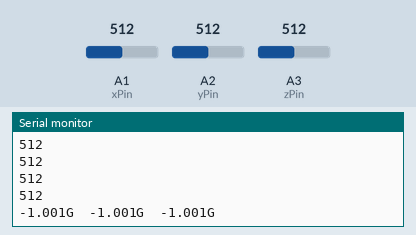
A sketch run on a simulated Arduino Uno, built with avr-gcc and run on an emulated ATmega328P. Parts: the last lines printed to the serial monitor. Inputs (shaded band) come from the test bench; at power-on: A1 (xPin) = 512, A2 (yPin) = 512, A3 (zPin) = 512.

Above: at 1.2 s.
1.3 s: A1 (xPin) set to 716
At 2.2 s:
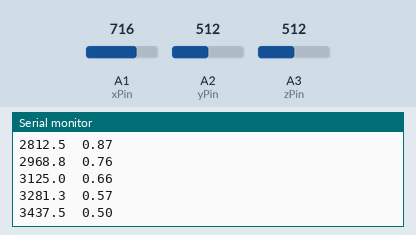
2.8 s: A1 (xPin) set to 900
At 3.7 s:
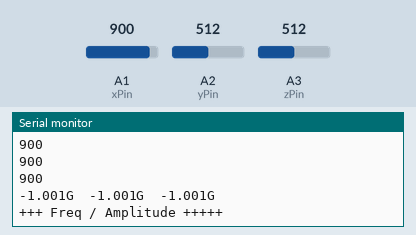
Timing chart, 0 to 4.0 s (numbered marks = the images above; inputs shaded):
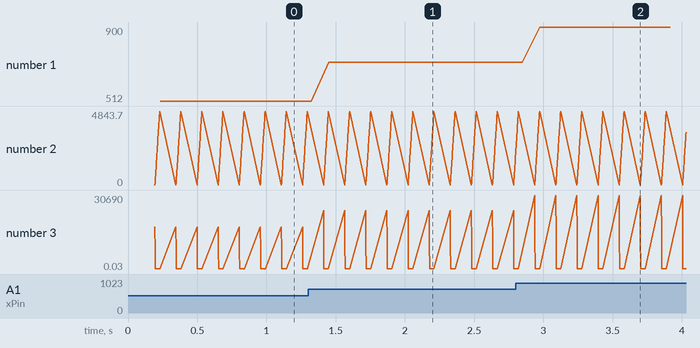

The sketch:

adxl-withFFT-Xonly.ino
```cpp
/* ****************************************************************************
 * Created By: Tauseef Ahmad
 * Create On: 8th January, 2022

 * How To Interface ADXL335 Analog Accelerometer Sensor With Arduino
 * Tutorial: https://youtu.be/HrIBGJep-1o
 *
 *****************************************************************************/
// * YouTube Video: https://www.youtube.com/watch?v=C9efrWYrVVw
// this code is for live reporting, it doesn't log/save data

// add arduino fast fourier transform to measure frequency
#include <arduinoFFT.h>

//--------------------------------------------------------------
#define xPin A1
#define yPin A2
#define zPin A3
//--------------------------------------------------------------
//calibrated minimum and maximum Raw Ranges for each axis
//use calibration.ino file to get these values
// REPLACE LINES 23-30 WITH ACTUAL VALUES NOT ZERO****
//MMMMMMMMMMMMMMMMMMMMMMMMMMMMM
int xMin = 0;
int xMax = 0;
//MMMMMMMMMMMMMMMMMMMMMMMMMMMMM
int yMin = 0;
int yMax = 0;
//MMMMMMMMMMMMMMMMMMMMMMMMMMMMM
int zMin = 0;
int zMax = 0;
//MMMMMMMMMMMMMMMMMMMMMMMMMMMMM
//--------------------------------------------------------------
// Take multiple samples to reduce noise
const int samples = 10;
//--------------------------------------------------------------
// FFT parameters
#define SAMPLES 64  // Must be power of 2
#define sampling_frequency 10000  // 10kHz sampling rate
#define sampling_period_us 100  // 100 microseconds for 10kHz
ArduinoFFT<double> FFT = ArduinoFFT<double>();
double vReal[SAMPLES];
double vImag[SAMPLES];
int vRealADC[SAMPLES];  // Array to store raw ADC values
//--------------------------------------------------------------

void setup()
{
  //analogReference(EXTERNAL);
  Serial.begin(115200);
}

unsigned long previousMillis = 0;
const long sampleInterval = 100; // 100 ms (10 Hz)

void loop()
{
  unsigned long currentMillis = millis();
  if (currentMillis - previousMillis >= sampleInterval) {
    previousMillis = currentMillis;

    //--------------------------------------------------------------
    //Read raw values
  int xRaw=0,yRaw=0,zRaw=0;
  for(int i=0;i<samples;i++)
  {
    xRaw+=analogRead(xPin);
    yRaw+=analogRead(yPin);
    zRaw+=analogRead(zPin);
  }
  xRaw/=samples;
  yRaw/=samples;
  zRaw/=samples;
  //--------------------------------------------------------------
  //Convert raw values to 'milli-Gs"
  //Convert value of RawMin to -1000
  //Convert value of RawMax to 1000
  long xMilliG = map(xRaw, xMin, xMax, -1000, 1000);
  long yMilliG = map(yRaw, yMin, yMax, -1000, 1000);
  long zMilliG = map(zRaw, zMin, zMax, -1000, 1000);
  //--------------------------------------------------------------
  // re-scale to fractional Gs
  float x_g_value = xMilliG / 1000.0;
  float y_g_value = yMilliG / 1000.0;
  float z_g_value = zMilliG / 1000.0;
  //--------------------------------------------------------------
  //MMMMMMMMMMMMMMMMMMMMMMMMMMMMMMMMMMM
  Serial.print(x_g_value,3);
  //Serial.print(x_g_value,2);
  Serial.print("G");
  Serial.print("\t");
  //MMMMMMMMMMMMMMMMMMMMMMMMMMMMMMMMMMM
  Serial.print(y_g_value,3);
  //Serial.print(y_g_value,2);
  Serial.print("G");
  Serial.print("\t");
  //MMMMMMMMMMMMMMMMMMMMMMMMMMMMMMMMMMM
  Serial.print(z_g_value,3);
  //Serial.print(z_g_value,2);
  Serial.print("G");
  Serial.println();
  //MMMMMMMMMMMMMMMMMMMMMMMMMMMMMMMMMMM
  //--------------------------------------------------------------

  // Run FFT on all three axes
  runFFT();

  //--------------------------------------------------------------
  } // Close the if statement
}

//--------------------------------------------------------------
// FFT function for all three axes
void runFFT() {
  int rawX = 0;
  unsigned long microseconds;

  for (int i = 0; i < SAMPLES; i++)
    {
      microseconds = micros();
      rawX = analogRead(xPin);  // Use xPin instead of ADXL_XPin
      vRealADC[i] = rawX;
      vReal[i] = rawX;
      vImag[i] = 0;
      //wait for next sampling time according to freq
      while (micros() < (microseconds + sampling_period_us))  { }
    }


  FFT.windowing(vReal, SAMPLES, FFT_WIN_TYP_HAMMING, FFT_FORWARD);
  FFT.compute(vReal, vImag, SAMPLES, FFT_FORWARD);
  FFT.complexToMagnitude(vReal, vImag, SAMPLES);

  Serial.println("+++ Freq / Amplitude +++++");
  for(int i=0; i<(SAMPLES/2); i++)  {
      Serial.print((i * 1.0 * sampling_frequency) / SAMPLES, 1);
      Serial.print("\t");
      Serial.println(vReal[i]);
  }

  Serial.println("*** ADC val ***");

  for(int i=0; i<(SAMPLES); i++)  {
      Serial.println(vRealADC[i]);
  }
}
//--------------------------------------------------------------
```

Measured:
- after the input at 1.3 s, the serial monitor: prints a new line after 0.11 s (image 1)
- after the input at 2.8 s, the serial monitor: prints a new line after 0.14 s (image 2)
- plotted number 1: 512 → 716 after the input at 1.3 s, 716 → 900 after the input at 2.8 s
- plotted number 3: 0.03 → 1.87 after the input at 1.3 s
